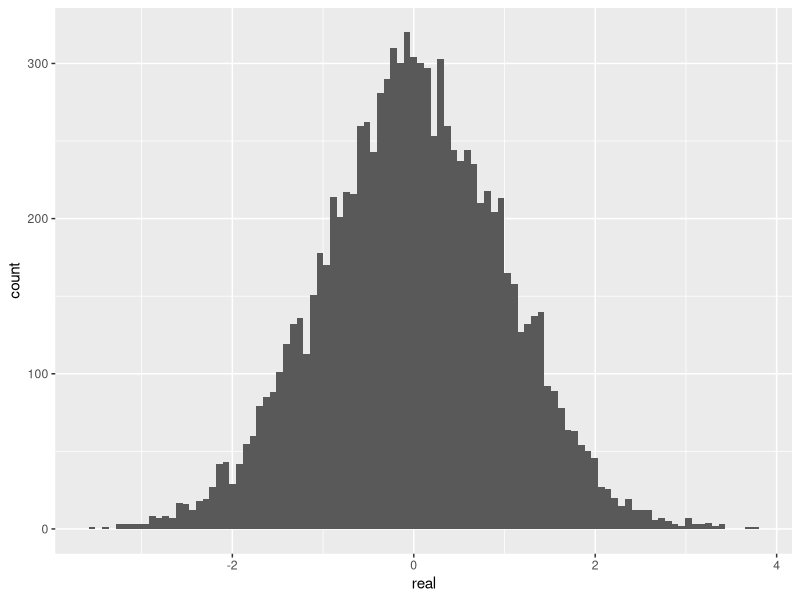
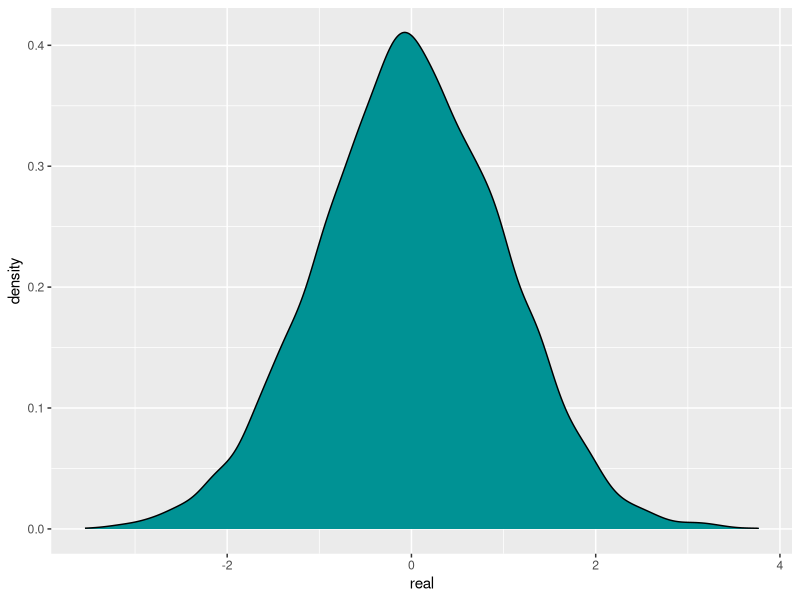
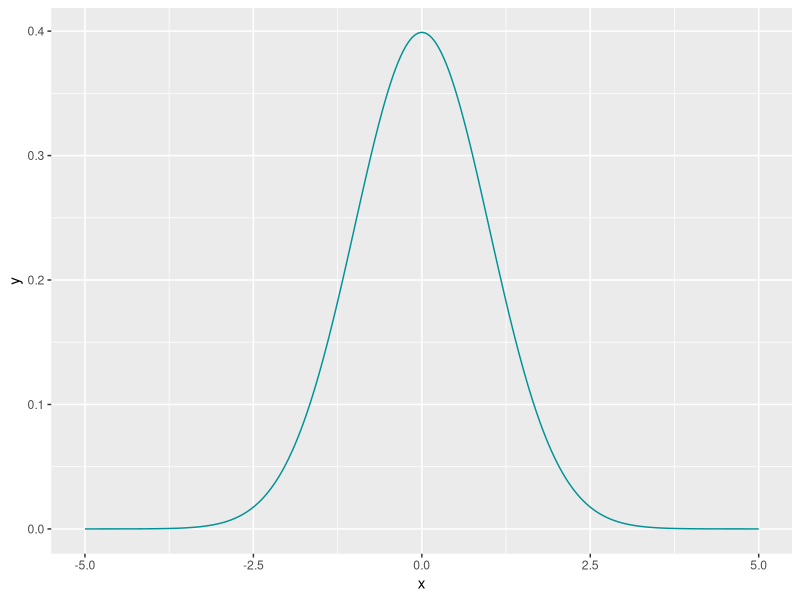
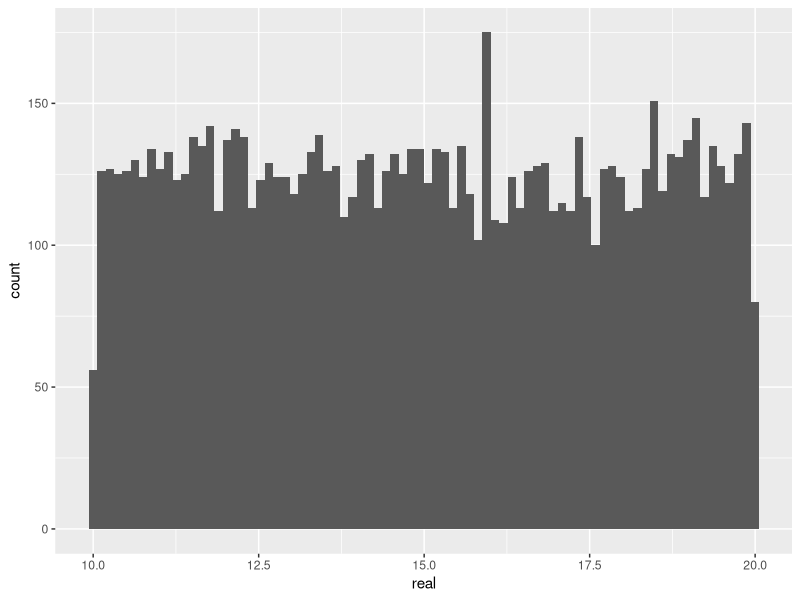
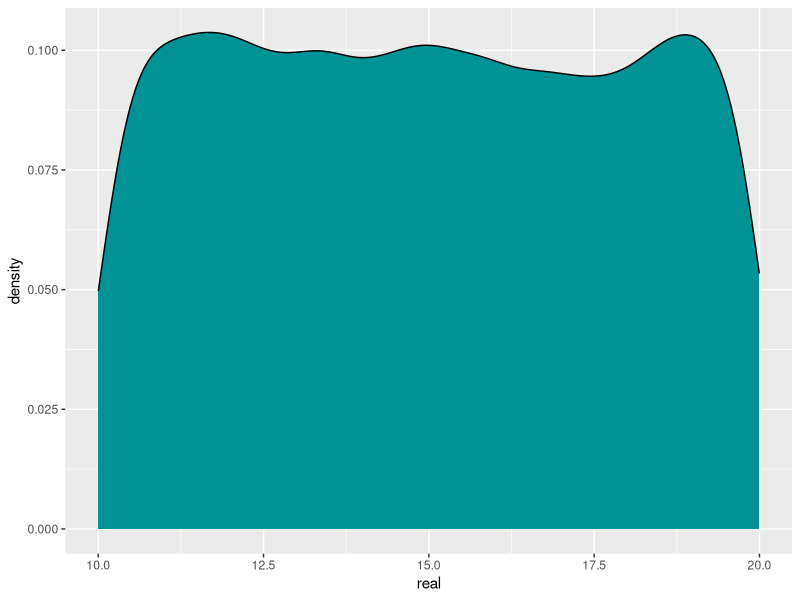
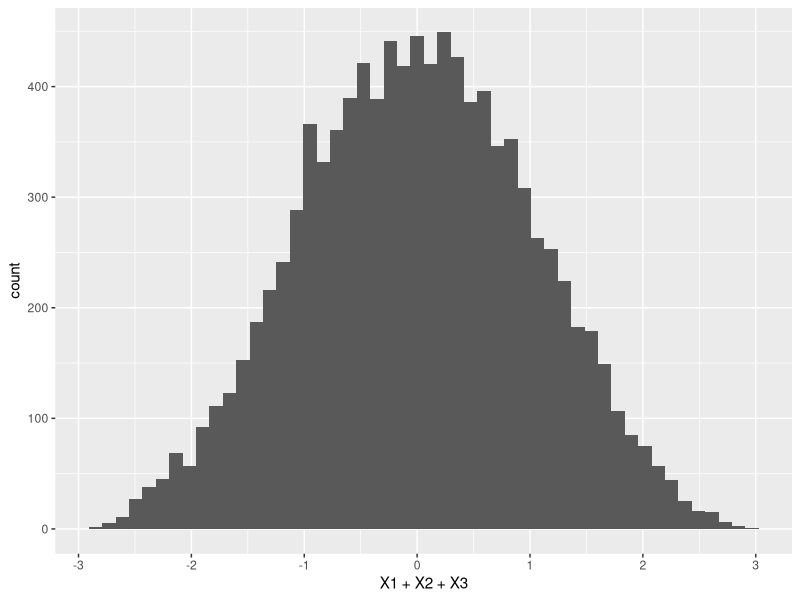
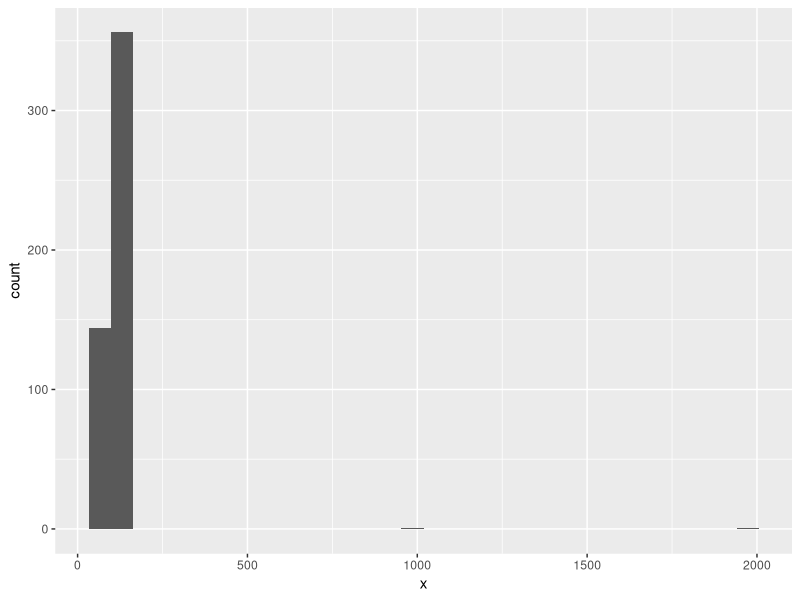
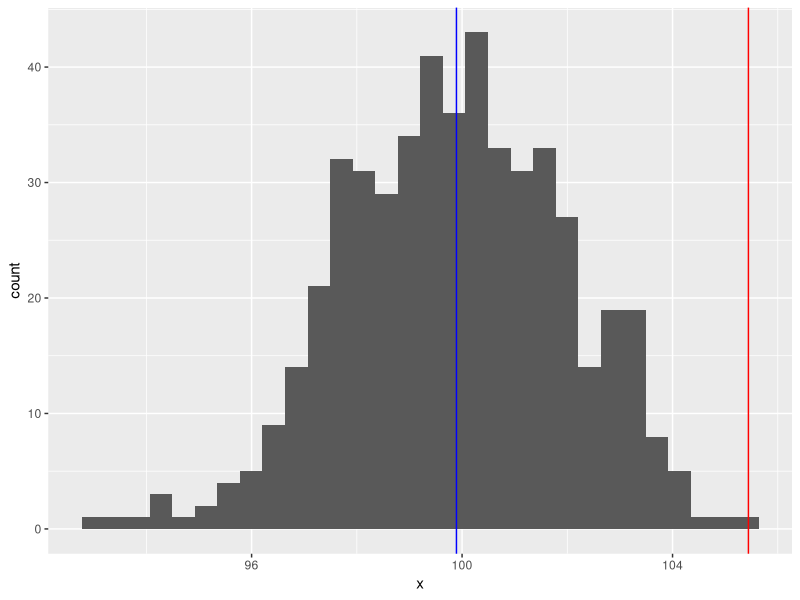

R code for these plots, in order:
## ---- chunk 1
knitr::opts_chunk$set(echo = TRUE, warning = FALSE, message = FALSE)
## ---- chunk 2
library(ggplot2)
library(tibble)
library(dplyr)
## ---- chunk 3
n <- 10000
m <- 0
sd <- 1
norm <- tibble(real = rnorm(n, m, sd))

ggplot(norm, aes(real)) +
  geom_histogram(bins=100) 

ggplot(norm, aes(real)) + 
  geom_density(fill = '#009294', color = 'black')
## ---- chunk 4
norm_true <- tibble(x = seq(-5, 5, length.out = n),
                    y = dnorm(x, m, sd))

ggplot(norm_true, aes(x, y)) +
  geom_line(color = '#009294')
## ---- chunk 5
n <- 10000
MIN <- 10
MAX <- 20
unif <- tibble(real = runif(n, MIN, MAX))

ggplot(unif, aes(real)) +
  geom_histogram(bins=80) 

ggplot(unif, aes(real)) + 
  geom_density(fill = '#009294', color = 'black')
## ---- chunk 6
n = 10^4
df <- tibble(X1 = runif(n, min = -1, max = 1),
             X2 = runif(n, min = -1, max = 1),
             X3 = runif(n, min = -1, max = 1))
## ---- chunk 7
ggplot(df, aes(X1 + X2 + X3)) +
    geom_histogram(bins = 50)
## ---- chunk 8
x <- c(10.7, 12.3, 5.7, 3.3)
mean(x)
## ---- chunk 9
p <- c(10, 12, 30, 15, 20)
q <- c(20, 10, 5, 7, 2)

mean(p)
weighted.mean(p, w=q)
## ---- chunk 10
set.seed(42)
x <- sample(1:30, size = 10)
x
mean(x, trim = 0.1)
## ---- chunk 11
x <- c(5, 3, 1, 2, 4)
median(x)
y <- c(3, 4, 1, 2)
median(y)
## ---- chunk 12
income <- c(30000, 40000, 25000, 300000)
## ---- chunk 13
temperature <- c(30, 28, 32, 80, 31)
## ---- chunk 14
test <- tibble(x = c(rnorm(500, 100, 2), 1000, 2000))
## ---- chunk 15
ggplot(test, aes(x)) +
  geom_histogram()
## ---- chunk 16
Mean <- mean(test$x)
Median <- median(test$x)
 
test %>%
  filter(x < 150) %>%
ggplot(aes(x)) +
  geom_histogram() + 
  geom_vline(xintercept = Mean, color = 'red') +
  geom_vline(xintercept = Median, color = 'blue') 
## ---- chunk 17
n <- 10
x <- rep(5, n) + rnorm(n, 0, 1)
y <- rep(5, n) + rnorm(n, 0, 5)
x
y
var(x)
var(y)
## ---- chunk 18
n <- 10
x <- rep(5, n) + rnorm(n, 0, 1)
y <- rep(5, n) + rnorm(n, 0, 5)
x
y
sd(x)
sd(y)
## ---- chunk 19
x <- sample(-100:100, 300, replace = TRUE)
quantile(x, 0.1)
## ---- chunk 20
boxplot(mtcars$mpg)
## ---- chunk 21
ggplot(mtcars, aes(x = factor(cyl), y = mpg)) + 
  geom_boxplot()
## ---- chunk 22
df <- tibble(x = sample(seq(1, 10, by = 0.1), 30),
             y = 3 * x + rnorm(30, 0, 2))

ggplot(df, aes(x, y)) +
  geom_point()

cor(df$x, df$y)
## ---- chunk 23
df <- tibble(x = sample(seq(1, 10, by = 0.1), 30),
             y = -5 * x + rnorm(30, 0, 4))

ggplot(df, aes(x, y)) +
  geom_point()

cor(df$x, df$y)
## ---- chunk 24
df <- tibble(x = sample(seq(1, 10, by = 0.1), 30),
             y = rnorm(30, 0, 4))

ggplot(df, aes(x, y)) +
  geom_point()

cor(df$x, df$y)
## ---- chunk 25
summary(mtcars)
## ---- chunk 26
# install.packages('skimr')
library('skimr')
## ---- chunk 27
skim(mtcars) 
## ---- chunk 28
mtcars %>%
  group_by(cyl) %>%
  skim()
